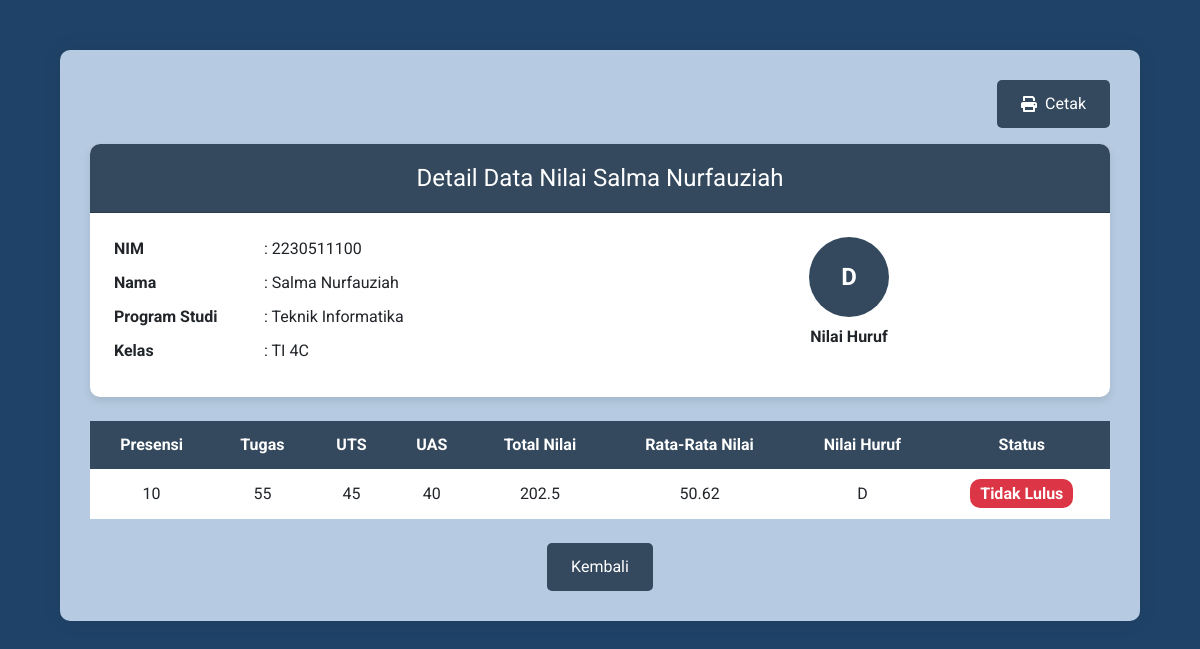
Page /detail/2230511100 on the committed database.
### tables this page shows
CREATE TABLE mahasiswa (
        nim TEXT PRIMARY KEY,
        nama TEXT,
        program_studi TEXT,
        kelas TEXT,
        presensi INTEGER,
        tugas INTEGER,
        uts INTEGER,
        uas INTEGER,
        total_nilai REAL,
        rata_rata_nilai REAL,
        nilai_huruf TEXT,
        status TEXT
    );

### App.py (the view)
@app.route('/detail/<nim>')
def detail(nim):
    openDb()
    cursor.execute('SELECT * FROM mahasiswa WHERE nim = ?', (nim,))
    data = cursor.fetchone()
    closeDb()
    return render_template('detail.html', data=data)

### App.py (called while the page is built)
def openDb():
    global conn, cursor
    conn = sqlite3.connect('nilai_mahasiswa.db')
    cursor = conn.cursor()

def closeDb():
    global conn, cursor
    cursor.close()
    conn.close()

### templates/detail.html (shortened to what this page needs)
<!DOCTYPE html>
<html lang="en">
<head>
    <link href="https://cdn.jsdelivr.net/npm/bootstrap@5.3.0/dist/css/bootstrap.min.css" rel="stylesheet">
    <link href="https://cdnjs.cloudflare.com/ajax/libs/font-awesome/6.0.0-beta3/css/all.min.css" rel="stylesheet">
</head>
<body>
    <div class="container-custom">
        <div class="d-flex justify-content-end align-items-center mb-3">
            <button class="btn-print" onclick="window.print()">
                <i class="fas fa-print"></i> Cetak
            </button>
        </div>
        <div class="card mb-4">
            <div class="card-header">
                Detail Data Nilai {{ data[1] }}
            </div>
            <div class="card-body">
                <div class="row">
                    <div class="col-md-6">
                        <div class="data-row">
                            <span class="data-label">NIM</span>
                            <span class="data-value">: {{ data[0] }}</span>
                        </div>
                        <div class="data-row">
                            <span class="data-label">Nama</span>
                            <span class="data-value">: {{ data[1] }}</span>
                        </div>
                        <div class="data-row">
                            <span class="data-label">Program Studi</span>
                            <span class="data-value">: {{ data[2] }}</span>
                        </div>
                        <div class="data-row">
                            <span class="data-label">Kelas</span>
                            <span class="data-value">: {{ data[3] }}</span>
                        </div>
                    </div>
                    <div class="col-md-6 text-center">
                        <div class="grade-circle">
                            {{ data[10] }}
                        </div>
                        <p class="mt-2 nilai-huruf-label"><strong>Nilai Huruf</strong></p>
                    </div>
                </div>
            </div>
        </div>
        <table class="table-custom">
            <thead>
                <tr>
                    <th>Presensi</th>
                    <th>Tugas</th>
                    <th>UTS</th>
                    <th>UAS</th>
                    <th>Total Nilai</th>
                    <th>Rata-Rata Nilai</th>
                    <th>Nilai Huruf</th>
                    <th>Status</th>
                </tr>
            </thead>
            <tbody>
                <tr>
                    <td>{{ data[4] }}</td>
                    <td>{{ data[5] }}</td>
                    <td>{{ data[6] }}</td>
                    <td>{{ data[7] }}</td>
                    <td>{{ data[8] }}</td>
                    <td>{{ data[9] }}</td>
                    <td id="print-grade">{{ data[10] }}</td>
                    <td>
                        <span class="status-badge {% if data[11] == 'Lulus' %}bg-success{% else %}bg-danger{% endif %}">
                            {{ data[11] }}
                        </span>
                    </td>
                </tr>
            </tbody>
        </table>
        <div class="text-center mt-4">
            <a href="{{ url_for('index') }}" class="btn-custom">Kembali</a>
        </div>
    </div>
</body>
</html>

### templates/detail.html (style rules this page uses)
body { background-color: #1f4368; font-family: 'Roboto', sans-serif; margin: 0; padding: 0; }
.container-custom { width: 90%; max-width: 1200px; margin: 50px auto; background-color: rgba(221, 238, 255, 0.8); padding: 30px; border-radius: 10px; box-shadow: 0 0 20px rgba(0, 0, 0, 0.1); }
.card { border: none; border-radius: 10px; overflow: hidden; box-shadow: 0 4px 8px rgba(0, 0, 0, 0.1); }
.card-header { background-color: #34495e; color: #fff; padding: 1rem; font-size: 1.5rem; text-align: center; }
.card-body { padding: 1.5rem; }
.grade-circle { width: 80px; height: 80px; border-radius: 50%; background-color: #34495e; color: #fff; display: flex; align-items: center; justify-content: center; font-size: 1.5rem; font-weight: bold; margin: 0 auto; }
.status-badge { padding: 5px 10px; border-radius: 10px; font-weight: bold; color: #fff; }
.btn-custom { display: inline-block; padding: 12px 24px; color: #fff; background-color: #34495e; border: none; border-radius: 5px; text-decoration: none; font-size: 16px; transition: background-color 0.3s; text-align: center; align-items: left; }
.btn-print { display: inline-flex; align-items: center; background-color: #34495e; color: #fff; border: none; border-radius: 5px; padding: 12px 24px; font-size: 16px; cursor: pointer; transition: background-color 0.3s; }
.btn-print i { margin-right: 8px; }
.table-custom { width: 100%; margin-top: 20px; }
.table-custom th, .table-custom td { padding: 12px 15px; text-align: center; border-bottom: 1px solid #fff; }
.table-custom td { background-color: #fff; }
.table-custom th { background-color: #34495e; color: #fff; font-weight: bold; }
.data-row { display: flex; align-items: center; margin-bottom: 10px; }
.data-label { width: 150px; font-weight: bold; }
.data-value { flex: 1; }

### rows in the picture
mahasiswa: nama "Salma Nurfauziah", nim "2230511100", program_studi "Teknik Informatika", kelas "TI 4C", nilai_huruf "D", presensi "10", tugas "55", uts "45", uas "40", total_nilai "202.5", rata_rata_nilai "50.62", status "Tidak Lulus"
